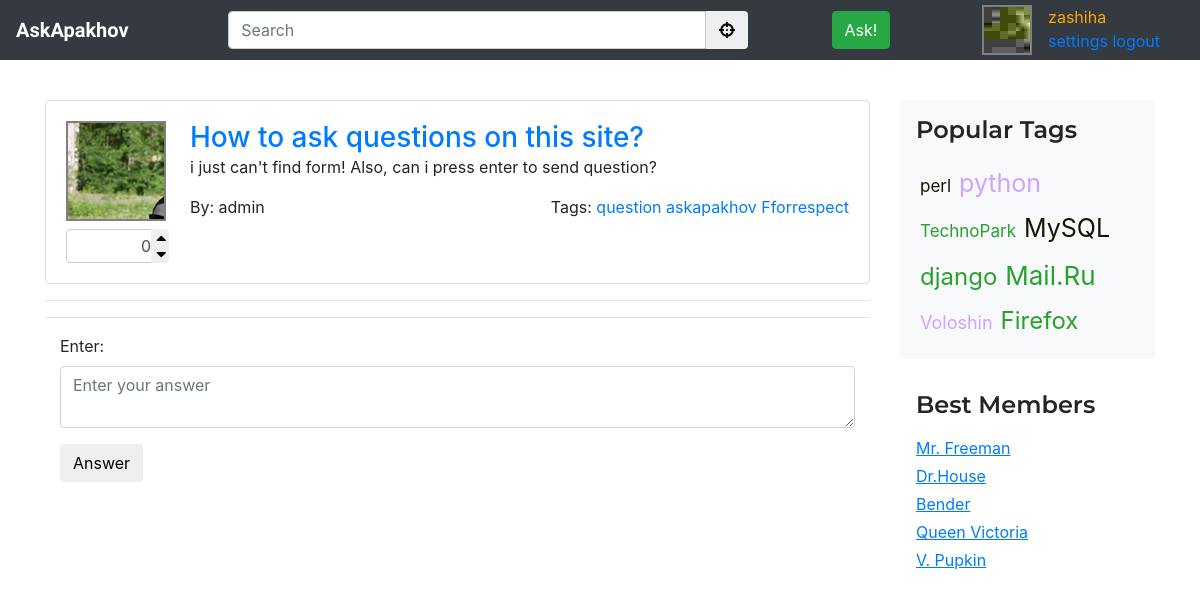
Page /question/12/ (signed in) on the committed database.
### ask/models.py (models this page shows, shortened)
class Profile(AbstractUser):
    upload = models.ImageField(upload_to='%Y/%m/%d/', default='index.png')

class Question(models.Model):
    objects = QuestionManager()
    autor = models.ForeignKey(Profile, on_delete=models.CASCADE)
    title = models.CharField(max_length=120, verbose_name=u"заголовок ярлыка")
    tags = models.ManyToManyField(Tag, blank=True)
    text = models.CharField(max_length=10000, verbose_name=u"full text", default="i've got a problem")
    create_time = models.TimeField(auto_now_add=True)
    like_am = models.IntegerField(default=0,verbose_name=u"количество Лукашенко")
    is_active = models.BooleanField(default=True, verbose_name=u"можно ли достать")

class Tag(models.Model):
    title = models.CharField(max_length=120, verbose_name=u"заголовок ярлыка")
    def __str__(self):
        return self.title

### ask/views.py (the view)
# urls.py: path('question/', views.page404, name='question'),
def question(request, question_num):
    q = Question.objects.get(id=question_num)
    return render(request, 'ask/question.html', {'question':q})

### ask/templates/ask/question.html (shortened to what this page needs)
{% extends "ask/base.html" %}
{% load static %}
{% block links %}
<link rel="stylesheet" href="{% static 'ask/questions.css' %}" type="text/css">{% endblock %}
{% block main-content %}
<form class="form-horizontal" action="/action_page.php">
    <div class="card flex-md-row mb-6 h-md-300 ">
        <div class="card-body">
            <div style="float: left;">
                <div class="avatar-current mr-4 mb-2">
                    <img src="{{question.autor.upload.url}}">
                </div>
                <div class="input-group spinner" style="width: 87px">
                    <input type="text" class="form-control p-0" value="{{question.like_am}}" style="height: 34px">
                    <div class="input-group-btn-vertical">
                        <button class="btn btn-default" type="button"><i class="fa fa-caret-up"></i></button>
                        <button class="btn btn-default" type="button"><i class="fa fa-caret-down"></i></button>
                    </div>
                </div>
            </div>
            <h3 class="card-title mb-0"><a href="#">{{question.title}}</a></h5>
                <p class="card-text">{{question.text}}</p>
                <div>
                    <div style="float: right">
                        <span>Tags: </span>
                        {% for tag in question.tags.all %}
                        <a href="/tag/{{tag}}">{{tag}}</a>
                        {% endfor %}
                    </div>
                    <div style="float: left">
                        <span>By: {{question.autor}}</span>
                    </div>
                </div>
        </div>
    </div>
    <hr>
    <hr>
    {% if user.is_authenticated %}
    <div class="form-group">
        <label class="control-label col-sm-2" for="question">Enter:</label>
        <div class="col-sm-12">
            <textarea class="form-control" id="question" placeholder="Enter your answer"></textarea>
        </div>
    </div>
    <div class="form-group">
        <div class="col-sm-offset-2 col-sm-10">
            <button type="submit" class="btn btn-default">Answer</button>
        </div>
    </div>
    {% else %}
    <li class="px-2 ml-1 mt-2"><a href="{% url 'login' %}">Please login to answer</a></li>
    {% endif %}
</form>
{% endblock %}

### ask/templates/ask/base.html (shortened to what this page needs)
{% load static %}
<!DOCTYPE html>
<html lang="en">
    <head>
        {% block links %}{% endblock %}
        <link rel="stylesheet" href="{% static 'ask/base.css' %}" type="text/css">
        <link rel="stylesheet" href="https://use.fontawesome.com/releases/v5.3.1/css/all.css">
        <link rel="stylesheet" href="https://stackpath.bootstrapcdn.com/bootstrap/4.1.3/css/bootstrap.min.css">
    </head>
    <body>
        <nav class="navbar navbar-expand fixed-top navbar-dark bg-dark">
            <a class="navbar-brand" href="{% url 'ask:index'  %}">AskApakhov</a>
            <div class="collapse navbar-collapse" id="navb">
                <form class="navbar-form mx-auto w-50" action="/action_page.php">
                    <div class="input-group">
                        <input type="text" class="form-control" placeholder="Search">
                        <div class="input-group-btn">
                            <button class="btn btn-default" id="search-button" type="submit">
                                <i class="fas fa-crosshairs"></i>
                            </button>
                        </div>
                    </div>
                </form>
                <a href="{% url 'ask:ask'  %}" class="btn btn-success" type="button">Ask!</a>
                <ul class="nav navbar-nav ml-auto mr-3">
                    {% if user.is_authenticated %}
                        <li class="px-2">
                            <div class="avatar-thumbnail">
                                <img src="{{user.upload.url}}">
                            </div>
                        </li>
                        <li class="px-2">
                            <div style="display: block;"><font color="orange">{{ user.username }}</font></div>
                            <a href="{% url 'ask:settings' %}">settings</a>
                            <a href="{% url 'logout' %}">logout</a>
                        </li>
                    {% else %}
                        <li class="px-2 ml-2 mt-2"><a href="{% url 'ask:signup' %}"><i class="fas fa-user-plus"></i> Sign Up </a></li>
                        <li class="px-2 ml-1 mt-2"><a href="{% url 'login' %}"><i class="fas fa-fingerprint "></i> Login </a></li>
                    {% endif %}
                </ul>
            </div>
        </nav>
        <main role="main" class="container main-container">
            <div class="row">
                <div class="col-md-9 blog-main">
                    {% block main-content %}{% endblock %}
                </div>
                <aside class="col-md-3 blog-sidebar">
                    <div class="p-3 mb-3 bg-light rounded">
                        <h4 class="mb-3">Popular Tags</h4>
                        <div id="tag-cloud" class="md-0">
                        </div>
                    </div>
                    <div class="p-3">
                        <h4 class="mb-3">Best Members</h4>
                        <ol class="list-unstyled mb-1">
                            <li class="mb-1"><a href="#"><u>Mr. Freeman</u></a></li>
                            <li class="mb-1"><a href="#"><u>Dr.House</u></a></li>
                            <li class="mb-1"><a href="#"><u>Bender</u></a></li>
                            <li class="mb-1"><a href="#"><u>Queen Victoria</u></a></li>
                            <li class="mb-1"><a href="#"><u>V. Pupkin</u></a></li>
                        </ol>
                    </div>
                </aside>
            </div>
        </main>
    </body>
</html>

### ask/static/ask/questions.css (style rules this page uses)
.spinner { width: 20px; }
.spinner input { text-align: right; }
.input-group-btn-vertical { position: relative; white-space: nowrap; width: 1%; vertical-align: middle; display: table-cell; }
.input-group-btn-vertical > .btn { display: block; float: none; width: 100%; max-width: 100%; padding: 8px; margin-left: -1px; position: relative; border-radius: 0; }
.input-group-btn-vertical > .btn:first-child { border-top-right-radius: 4px; }
.input-group-btn-vertical > .btn:last-child { margin-top: -2px; border-bottom-right-radius: 4px; }
.input-group-btn-vertical i { position: absolute; top: 0; left: 4px; }
.avatar-current { width:100px; height:100px; border: 2px solid gray; overflow: hidden; position: relative; }
.avatar-current img { position: absolute; }

### ask/static/ask/base.css (style rules this page uses)
input[type="text"], textarea { outline: none; box-shadow:none !important; border:1px solid #ccc; }
.main-container { margin-top: 100px; }
#search-button { border-top-left-radius: 0rem; border-top-right-radius: 0.25rem; border-bottom-right-radius: 0.25rem; border-bottom-left-radius: 0rem; }
.navbar { height: 60px; background-color: black !important }
.navbar-brand { font-family: K2D; font-weight: 900; }
.blog-sidebar h4 { font-family: Montserrat; font-weight: 600; }
.avatar-thumbnail { width:50px; height:50px; border: 2px solid gray; overflow: hidden; position: relative; }
.avatar-thumbnail img { position: absolute; }

### rows in the picture
Profile: upload (picture), username "zashiha"
Question: autor.upload (picture), like_am "0", title "How to ask questions on this site?", text "i just can't find form! Also, can i press enter to send question?", autor "admin"
Tag: title "question"
Tag: title "askapakhov"
Tag: title "Fforrespect"
